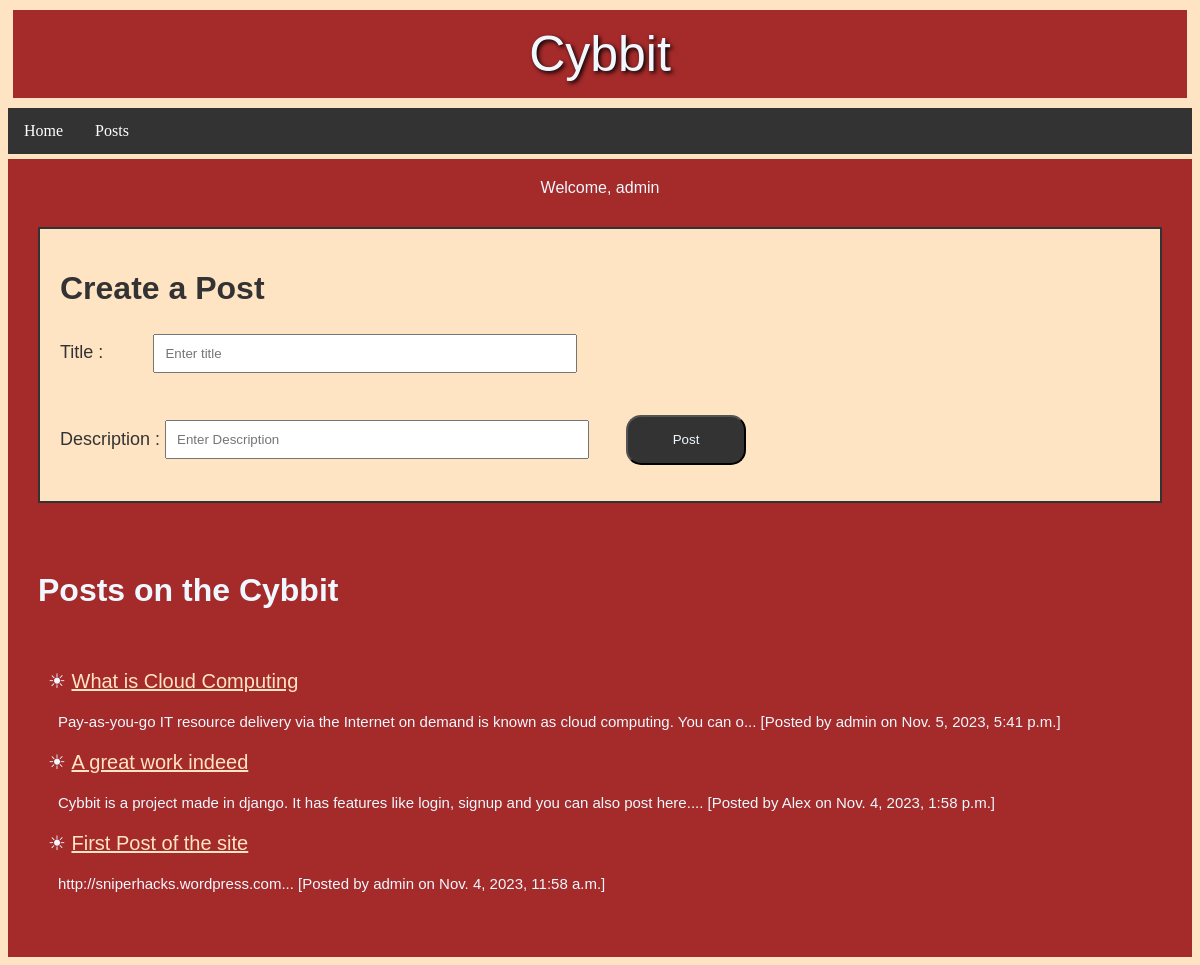
The page /posts/ (signed in) on the database its author committed.
### home/models.py (models this page shows, shortened)
class Post(models.Model):
    title = models.CharField(max_length=100)
    desc = models.TextField(max_length=5000)
    created = models.DateTimeField(auto_now_add=True)
    user = models.ForeignKey(User,on_delete=models.CASCADE)

### home/views.py (the view)
# urls.py: path('posts/',views.posts,name='posts'),
@login_required
def posts(request):
    posts = Post.objects.all().order_by('-created')
    context = {
        "posts": posts,
    }
    return render(request,'posts.html',context)

### templates/posts.html (shortened to what this page needs)
{% extends "base.html" %}
{% block body %}
<div>
    <div class="signupbox">
        <div style="text-align: center;">Welcome, {{ request.user }}</div>
        <div class="container">
            <h1 style="color:#333">Create a Post</h1>
            <form class="postform" method="POST" action="{% url 'createpost' %}">
                <label for="title">Title : &nbsp;&nbsp;&nbsp;&nbsp;&nbsp;&nbsp;&nbsp;&nbsp;</label>
                <input type="text" name="title" class="form-control" id="title" required placeholder="Enter title">
                <br><br>
                <label for="desc">Description : </label>
                <input type="text" name="desc" id="desc" class="form-control" required placeholder="Enter Description">
                <button type="submit" class="btn">Post</button>
            </form>
        </div>
        <br><h1 style="padding-left:30px;">Posts on the Cybbit</h1><br>
        {% if posts %}
            {% for post in posts %}
                <p style="padding-left:40px;font-size:20px;">&#9728; <a class="postlink" href="{% url 'viewpost' post.id %}">{{ post.title }}</a></p>
                <p style="padding-left:50px;font-size:15px;">{{ post.desc | slice:":100" }}... [Posted by {{ post.user }} on {{ post.created }}]</p>
            {% endfor %}
        {% endif %}
    </div>
</div>
{% endblock body %}

### templates/base.html (shortened to what this page needs)
<!DOCTYPE html>
<html lang="en">
<head>
    <link rel="stylesheet" href="/static/style.css">
</head>
<body>
    <div class="homebox">
        <div class="titlebox">Cybbit</div>
        <ul>
            <li><a class="active" href="/">Home</a></li>
            <li><a href="/posts/">Posts</a></li>
        </ul>
        {% block body %}{% endblock body %}
    </div>
</body>
</html>

### static/style.css (style rules this page uses)
body { background-color: bisque; }
.signupbox { margin-top: 5px; padding-top: 20px; padding-bottom: 50px; background-color: brown; color: aliceblue; font-family:Verdana, Geneva, Tahoma, sans-serif; }
.titlebox { text-align: center; font-size: 50px; font-family: Verdana, Geneva, Tahoma, sans-serif; background-color: brown; color: aliceblue; margin: 5px; margin-top: 10px; margin-bottom: 10px; padding: 15px; text-shadow: 2px 2px 4px black; }
.form-control { padding: 10px; margin-top: 5px; margin-bottom: 5px; width: 400px; }
.btn { cursor: pointer; margin: 16px 32px; padding: 5px 5px; width: 120px; height: 50px; background-color: #333; color: aliceblue; border: 2px 2px 4px aliceblue; border-radius: 15px 15px; }
.container { background-color: bisque; margin: 30px; padding:20px; font-family: 'Trebuchet MS', 'Lucida Sans Unicode', 'Lucida Grande', 'Lucida Sans', Arial, sans-serif; border: 2px solid #333; }
.postform { color: #333; font-size: large; }
ul { list-style-type: none; margin: 0; padding: 0; overflow: hidden; background-color: #333; }
li { float: left; }
li a { display: block; color: white; text-align: center; padding: 14px 16px; text-decoration: none; }
.postlink { display: inline-block; color:bisque; transition: 0.5s; }

### rows shown on the page
Post: title "What is Cloud Computing", desc "Pay-as-you-go IT resource delivery via the Internet on demand is known as cloud computing. You can o", user "admin", created "Nov. 5, 2023, 5:41 p.m."
Post: title "A great work indeed", desc "Cybbit is a project made in django. It has features like login, signup and you can also post here.", user "Alex", created "Nov. 4, 2023, 1:58 p.m."
Post: title "First Post of the site", desc "http://sniperhacks.wordpress.com", user "admin", created "Nov. 4, 2023, 11:58 a.m."

### other values the page prints
{{ request.user }} "admin"
